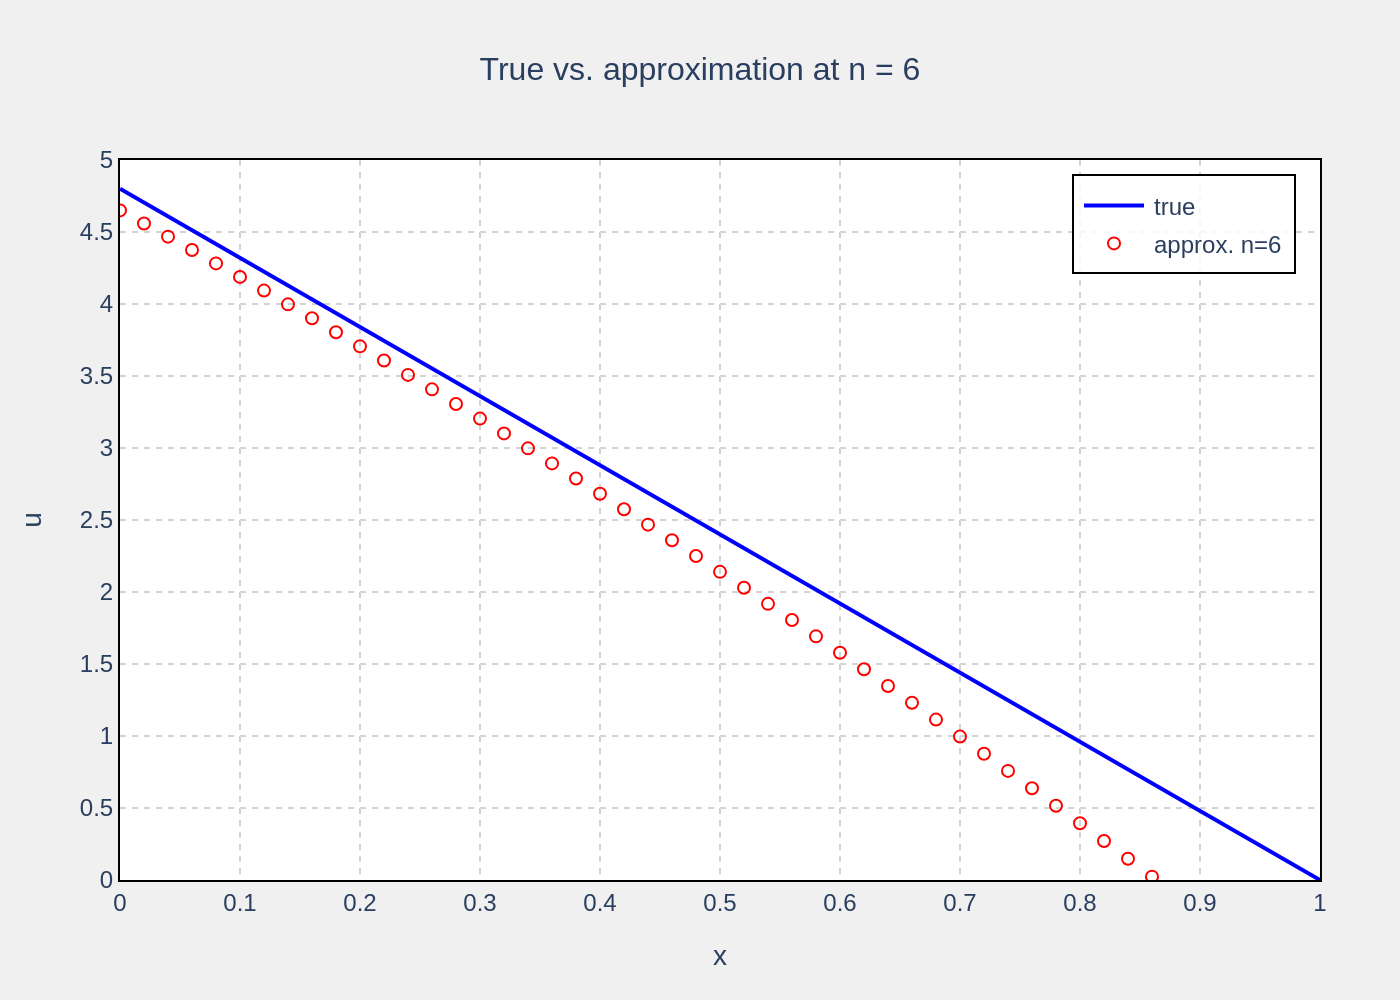

Recreate this plot in Python.
import sys
import json
import os
import plotly.graph_objects as go

# Check for command-line argument
if len(sys.argv) != 2:
    print("Usage: python create_chart.py <json_file_path>")
    sys.exit(1)

json_file_path = sys.argv[1]

# Check if the file exists
if not os.path.exists(json_file_path):
    print(f"Error: JSON file not found at '{json_file_path}'")
    sys.exit(1)

# Read data from JSON file
try:
    with open(json_file_path, 'r', encoding='utf-8') as f:
        chart_info = json.load(f)
except json.JSONDecodeError:
    print(f"Error: Invalid JSON format in '{json_file_path}'")
    sys.exit(1)

# Extract data
chart_data = chart_info.get("chart_data", [])
texts = chart_info.get("texts", {})
colors = chart_info.get("colors", [])

# Create figure
fig = go.Figure()

# Add traces
trace_map = {
    "true": {"mode": "lines"},
    "approx. n=6": {"mode": "markers"}
}

for i, series in enumerate(chart_data):
    name = series.get("name")
    trace_style = trace_map.get(name, {"mode": "lines"}) # Default to lines
    
    if trace_style["mode"] == "lines":
        fig.add_trace(go.Scatter(
            x=series["x"],
            y=series["y"],
            name=name,
            mode='lines',
            line=dict(color=colors[i])
        ))
    elif trace_style["mode"] == "markers":
        fig.add_trace(go.Scatter(
            x=series["x"],
            y=series["y"],
            name=name,
            mode='markers',
            marker=dict(
                symbol='circle-open',
                size=6,
                color=colors[i],
                line=dict(width=1, color=colors[i])
            )
        ))

# Update layout
fig.update_layout(
    title=dict(
        text=texts.get("title"),
        x=0.5,
        font=dict(size=16)
    ),
    xaxis=dict(
        title_text=texts.get("x_axis_title"),
        range=[0, 1],
        tickmode='linear',
        dtick=0.1,
        showgrid=True,
        gridwidth=1,
        gridcolor='#D3D3D3',
        griddash='dot',
        showline=True,
        linewidth=1,
        linecolor='black',
        mirror=True
    ),
    yaxis=dict(
        title_text=texts.get("y_axis_title"),
        range=[0, 5],
        tickmode='linear',
        dtick=0.5,
        showgrid=True,
        gridwidth=1,
        gridcolor='#D3D3D3',
        griddash='dot',
        showline=True,
        linewidth=1,
        linecolor='black',
        mirror=True
    ),
    legend=dict(
        x=0.98,
        y=0.98,
        xanchor='right',
        yanchor='top',
        bgcolor='rgba(255, 255, 255, 0.8)',
        bordercolor='black',
        borderwidth=1
    ),
    font=dict(
        family="Arial"
    ),
    plot_bgcolor='white',
    paper_bgcolor='#F0F0F0',
    margin=dict(l=60, r=40, t=80, b=60),
    autosize=False,
    width=800,
    height=600
)

# Generate output filename
base_filename, _ = os.path.splitext(os.path.basename(json_file_path))
output_filename = f"{base_filename}.png"

# Save image
fig.write_image(output_filename, scale=2)

print(f"Chart saved as {output_filename}")
